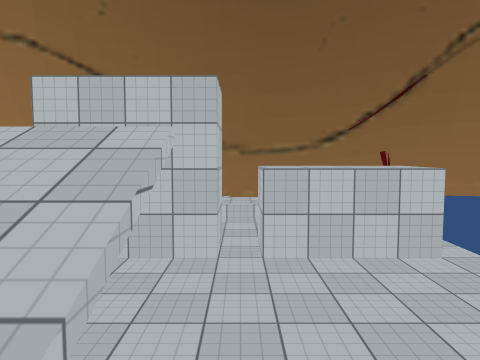
[1] (above)

14 first-person views from a walk through a Unity game level. The camera is 1.5 m above the floor, tilts 4° down and sees 70° across. The floor is counted in squares, 1 m on a side. Each view is taken from the middle of a square. On the plan, view 1 faces up. The plan holds only what a view shows up to about 16 squares ahead; the rest is blank. The place goes on beyond the plan. Some surface patterns are stand-ins.

[2]
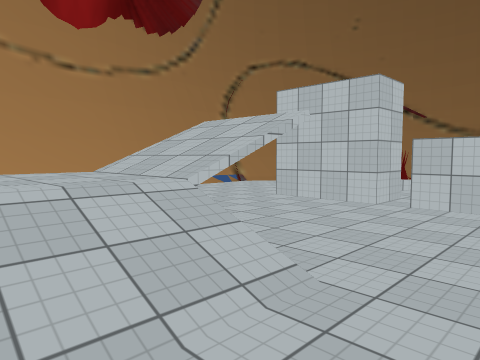

[3]
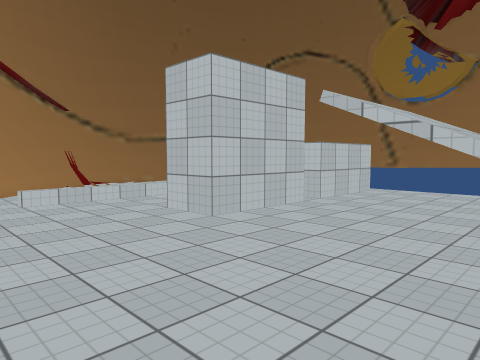

[4]
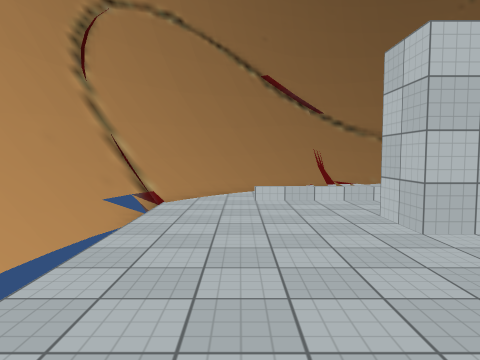

[5]
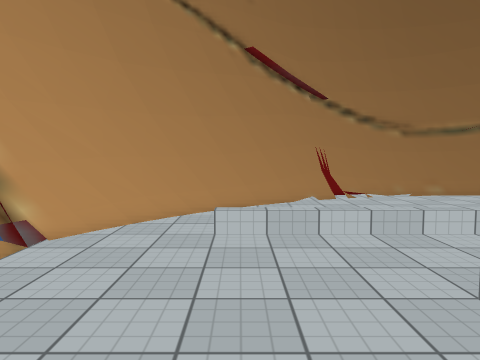

[6]
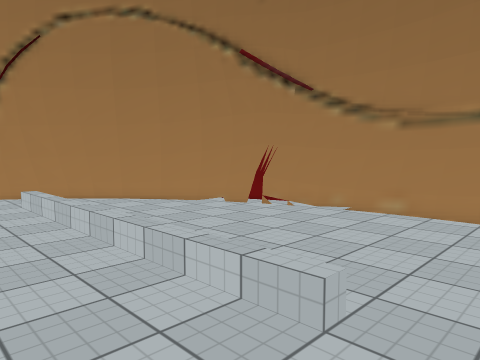

[7]
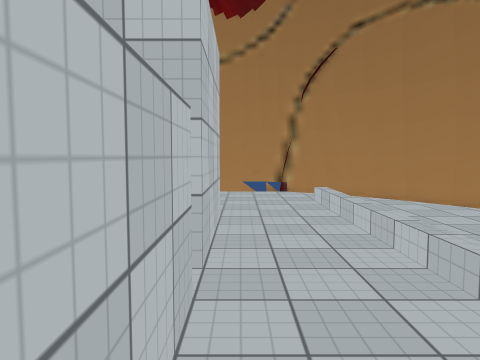

[8]
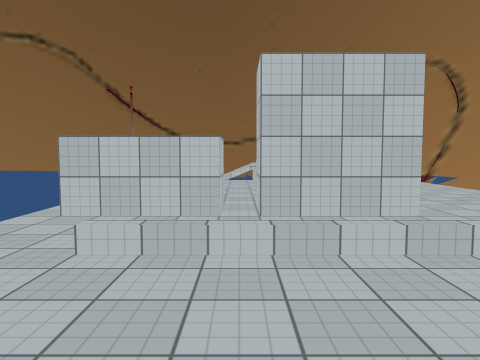

[9]
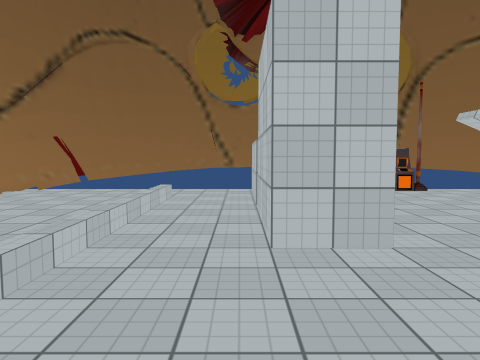

[10]
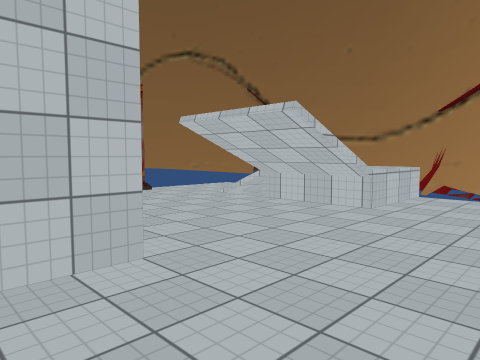

[11]
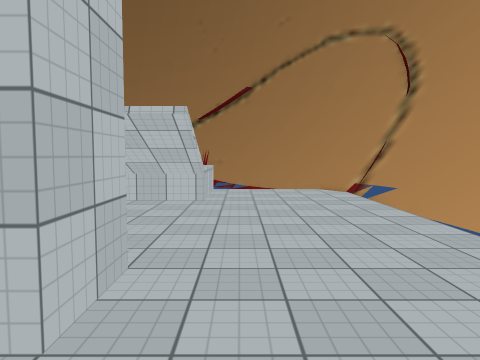

[12]
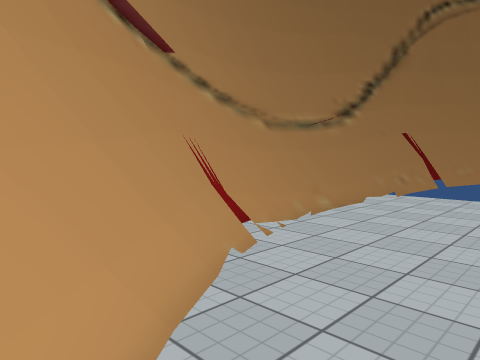

[13]
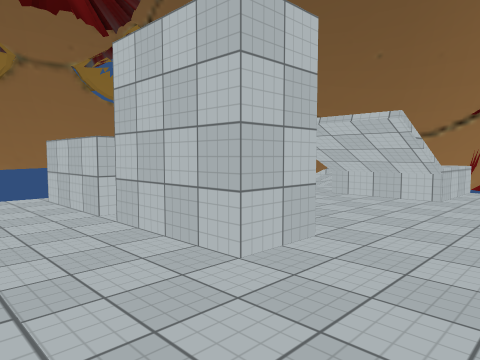

[14]
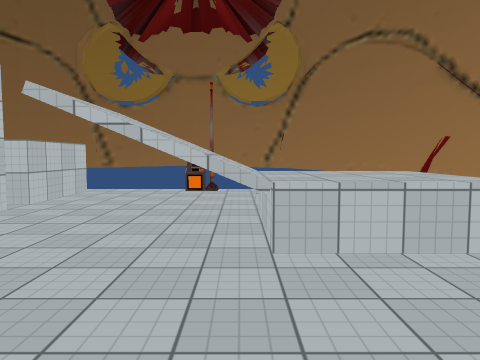

### Floor plan
Key: @ floor where view 1 was taken; # wall or solid block; . main floor; : floor 1 m higher than the main floor; / step, stairs or slope; = window, fence, low wall or low ledge; T thing the floor can be seen under or through; A antenna; E terminal.
Columns run from 12 left of view 1 to 5 right of it. Each row starts with its distance up from view 1.
 20          #########
 19         ##==####=#
 18      #####.......
 17     ###..........
 16    ###...........
 15   ##=............
 14  ###.............
 13 ###..//////////..
 12 #=...............
 11 ##...............
 10 # ...............
  9   ......####.#####
  8   ......####.#####
  7   ...............
  6   ...............
  5   ...............
  4   ...............
  3   ...............E
  2   .....////T.....A
  1   .....////T.....
  0 # ......::::@/...
 -1 ##......:::://..
 -2 #=......:::://.
 -3 ###....=::::    .
 -4  ##

Positions as (right, up) in squares from view 1, and headings:
1: (0, 0), facing up
2: (4, -3), facing up-left
3: (-10, 1), facing up-right
4: (-8, 1), facing up
5: (-7, 6), facing up
6: (4, 10), facing up-left
7: (4, 10), facing left
8: (0, 18), facing down
9: (-10, 10), facing right
10: (-9, 10), facing down-right
11: (-6, 12), facing down
12: (-8, 14), facing up-right
13: (-8, 13), facing down-right
14: (-10, 1), facing right
